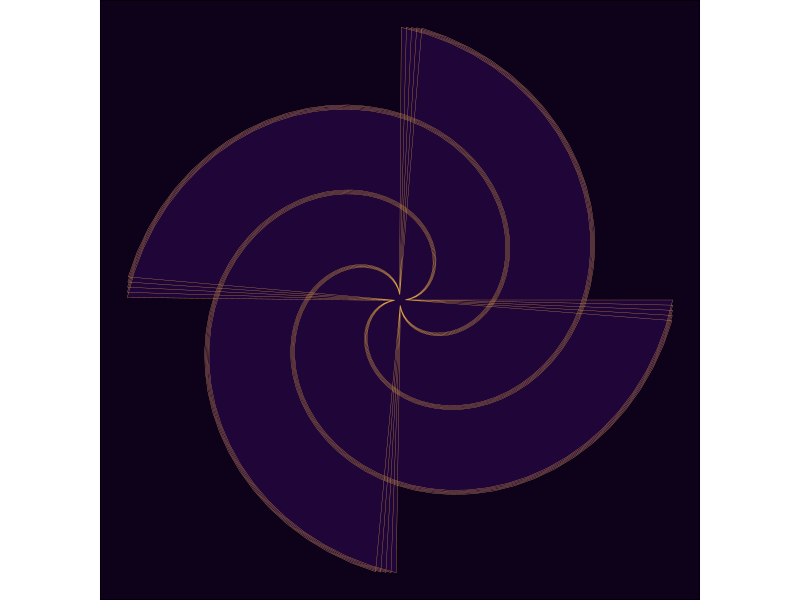

This figure's R source:
# Library Load-in====
library(tidyverse)


#We set parameters that help construct a circle in ggplot#

# Circle Parameters====
theta <- seq(0, 30*pi, length = 1000) #Theta represents the angles that make up the circle

n <- 50 #This can be any number more than zero but less than the length of "theta"

radius <- 1:n #Radi that's set for the circle. This corresponds to how wide a "regular circle is" but this will affect how many "swirls" we see.

# Circle Data Set to be Mapped====
circle_data <- data.frame(x = radius*cos(theta),
               y = radius*sin(theta), # x and why will give a warning because depending on "n", we will be recycling the radius values through the length of theta# 
               theta = theta) #This recycling is what allows for different designs of the swirl. 
                              #To remove the warning set "n" to length(theta) and see how that affects the visual#

# Final Plotting of the swirl/manipulated circle
circle_data %>%
ggplot(aes(x = x, y = y))+
  geom_polygon(color = "#d9a045", size = .1, fill ="#200538")+ #Using the polygon geom forces ggplot to create spaced solid figures#
  theme_void()+
  theme(plot.background = element_rect(fill = "#0e011a"),
        panel.background = element_rect(fill = "#0e011a"),
        legend.position = "none")+
  coord_equal()




